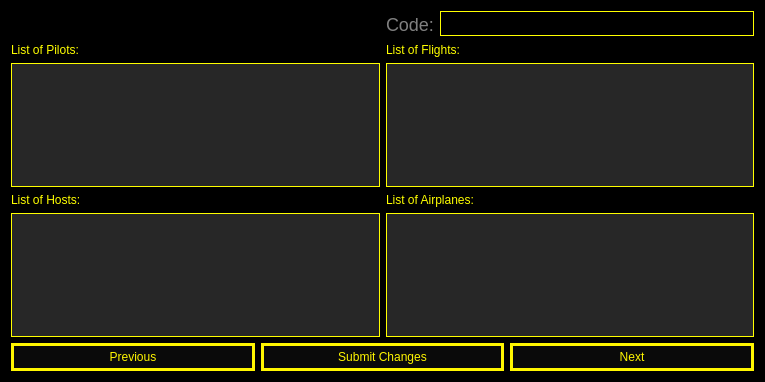
<?xml version="1.0" encoding="UTF-8"?>
<ui version="4.0">
 <class>AirlinesPage</class>
 <widget class="QWidget" name="AirlinesPage">
  <property name="geometry">
   <rect>
    <x>0</x>
    <y>0</y>
    <width>765</width>
    <height>382</height>
   </rect>
  </property>
  <property name="windowTitle">
   <string>Form</string>
  </property>
  <property name="styleSheet">
   <string notr="true">#AirlinesPage{
background-color: rgb(0, 0, 0);
}

QPushButton {
	background: rgb(10,10,10);
	color: rgb(255, 246, 0);
	border: 3px solid #fff600;
	padding: 4px;
}

QPushButton:hover {
	background-color: rgb(255, 246, 0);
	color:  rgb(0, 0, 0);
}

QPushButton:disabled {
	background: rgb(134, 141, 157);
}
</string>
  </property>
  <layout class="QVBoxLayout" name="verticalLayout_5">
   <item>
    <layout class="QHBoxLayout" name="horizontalLayout_4">
     <item>
      <widget class="QLineEdit" name="airlineNameLe">
       <property name="styleSheet">
        <string notr="true">color: gray;
background-color: rgb(0, 0, 0);
font-size:20px;
border :none;</string>
       </property>
      </widget>
     </item>
     <item>
      <layout class="QHBoxLayout" name="horizontalLayout">
       <item>
        <widget class="QLabel" name="label">
         <property name="styleSheet">
          <string notr="true">color: gray;
font-size:18px;</string>
         </property>
         <property name="text">
          <string>Code:</string>
         </property>
        </widget>
       </item>
       <item>
        <widget class="QLineEdit" name="CodeLe">
         <property name="styleSheet">
          <string notr="true">color: white;
background-color: rgb(0, 0, 0);
font-size:18px;
border: 1px solid yellow;</string>
         </property>
        </widget>
       </item>
      </layout>
     </item>
    </layout>
   </item>
   <item>
    <layout class="QHBoxLayout" name="horizontalLayout_2">
     <item>
      <layout class="QVBoxLayout" name="verticalLayout">
       <item>
        <widget class="QLabel" name="label_2">
         <property name="styleSheet">
          <string notr="true">color:yellow;</string>
         </property>
         <property name="text">
          <string>List of Pilots:</string>
         </property>
        </widget>
       </item>
       <item>
        <widget class="QPlainTextEdit" name="pilotPte">
         <property name="styleSheet">
          <string notr="true">color:yellow;
background-color: rgb(39, 39, 39);
border: 1px solid yellow;</string>
         </property>
        </widget>
       </item>
      </layout>
     </item>
     <item>
      <layout class="QVBoxLayout" name="verticalLayout_2">
       <item>
        <widget class="QLabel" name="label_4">
         <property name="styleSheet">
          <string notr="true">color: rgb(255, 255, 0);</string>
         </property>
         <property name="text">
          <string>List of Flights:</string>
         </property>
        </widget>
       </item>
       <item>
        <widget class="QPlainTextEdit" name="FlightPte">
         <property name="styleSheet">
          <string notr="true">color:yellow;
background-color: rgb(39, 39, 39);
border: 1px solid yellow;</string>
         </property>
        </widget>
       </item>
      </layout>
     </item>
    </layout>
   </item>
   <item>
    <layout class="QHBoxLayout" name="horizontalLayout_3">
     <item>
      <layout class="QVBoxLayout" name="verticalLayout_4">
       <item>
        <widget class="QLabel" name="label_3">
         <property name="styleSheet">
          <string notr="true">color: rgb(255, 255, 0);</string>
         </property>
         <property name="text">
          <string>List of Hosts:</string>
         </property>
        </widget>
       </item>
       <item>
        <widget class="QPlainTextEdit" name="HostPte">
         <property name="styleSheet">
          <string notr="true">color:yellow;
background-color: rgb(39, 39, 39);
border: 1px solid yellow;</string>
         </property>
        </widget>
       </item>
      </layout>
     </item>
     <item>
      <layout class="QVBoxLayout" name="verticalLayout_3">
       <item>
        <widget class="QLabel" name="label_5">
         <property name="styleSheet">
          <string notr="true">color: rgb(255, 255, 0);</string>
         </property>
         <property name="text">
          <string>List of Airplanes:</string>
         </property>
        </widget>
       </item>
       <item>
        <widget class="QPlainTextEdit" name="AirplanePte">
         <property name="styleSheet">
          <string notr="true">color:yellow;
background-color: rgb(39, 39, 39);
border: 1px solid yellow;</string>
         </property>
        </widget>
       </item>
      </layout>
     </item>
    </layout>
   </item>
   <item>
    <layout class="QHBoxLayout" name="horizontalLayout_5">
     <item>
      <widget class="QPushButton" name="prvBtn">
       <property name="styleSheet">
        <string notr="true"/>
       </property>
       <property name="text">
        <string>Previous</string>
       </property>
      </widget>
     </item>
     <item>
      <widget class="QPushButton" name="subBtn">
       <property name="styleSheet">
        <string notr="true"/>
       </property>
       <property name="text">
        <string>Submit Changes</string>
       </property>
      </widget>
     </item>
     <item>
      <widget class="QPushButton" name="nextBtn">
       <property name="styleSheet">
        <string notr="true"/>
       </property>
       <property name="text">
        <string>Next</string>
       </property>
      </widget>
     </item>
    </layout>
   </item>
  </layout>
 </widget>
 <resources/>
 <connections/>
</ui>
